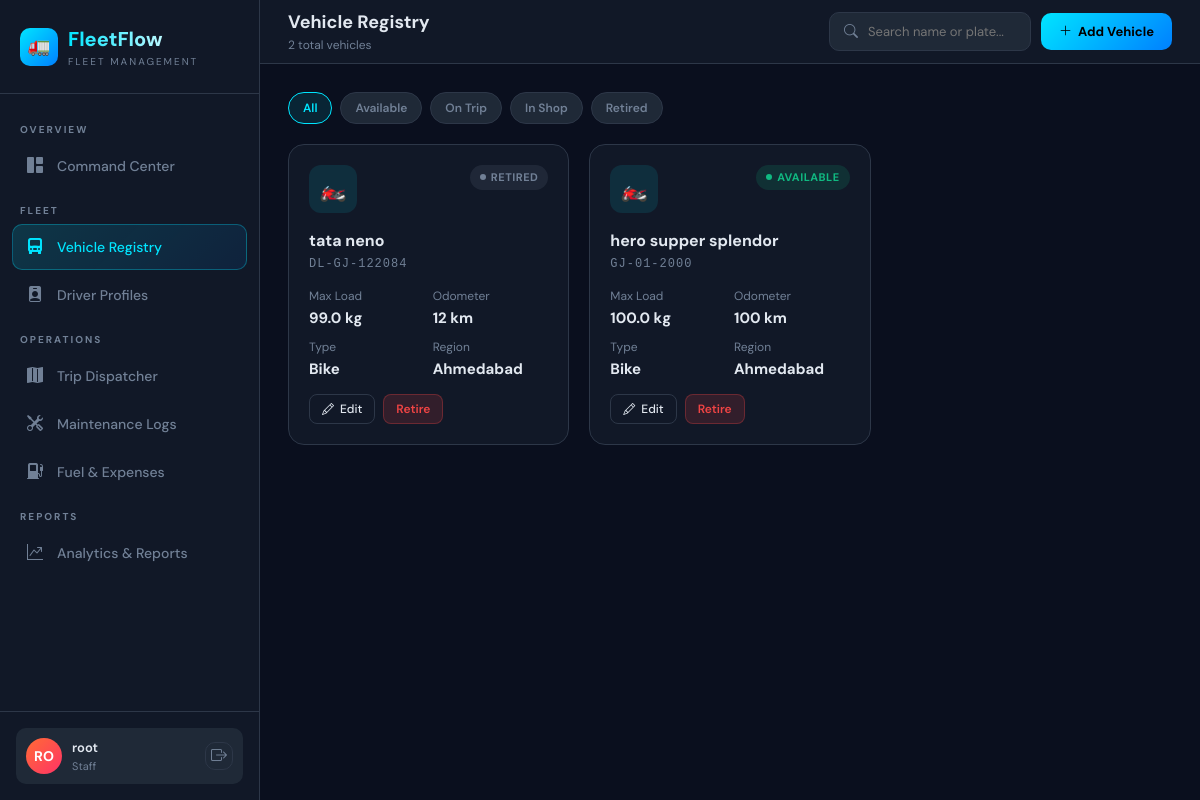
Before: /vehicles/ (signed in) with the older database file.
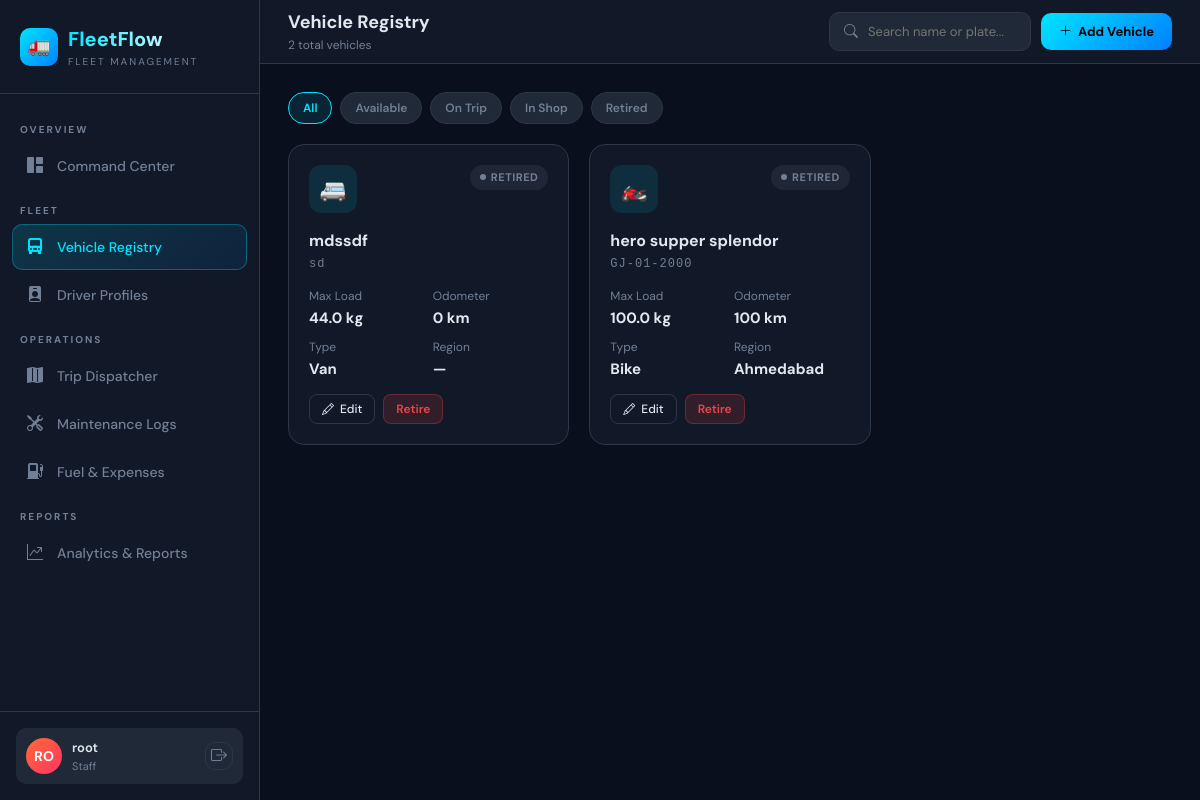
After: the same page with the newer database file.
### vehicles/models.py (models this page shows, shortened)
class Vehicle(models.Model):
    VEHICLE_TYPE = [
        ('truck', 'Truck'),
        ('van', 'Van'),
        ('bike', 'Bike'),
    ]
    STATUS = [
        ('available', 'Available'),
        ('on_trip', 'On Trip'),
        ('in_shop', 'In Shop'),
        ('retired', 'Retired'),
    ]
    name = models.CharField(max_length=100)
    license_plate = models.CharField(max_length=20, unique=True)
    vehicle_type = models.CharField(max_length=10, choices=VEHICLE_TYPE)
    max_capacity_kg = models.FloatField()
    odometer = models.FloatField(default=0)
    status = models.CharField(max_length=20, choices=STATUS, default='available')
    region = models.CharField(max_length=100, blank=True)
    created_at = models.DateTimeField(auto_now_add=True)

### vehicles/views.py (the view)
# urls.py: path('', views.vehicle_list, name='vehicle_list'),
@login_required
def vehicle_list(request):
    group = get_group(request.user)
    if group not in ['Manager', 'Dispatcher']:
        messages.error(request, 'Access Denied!')
        return redirect_user(group)
    vehicles = Vehicle.objects.all()
    status = request.GET.get('status')
    q = request.GET.get('q')
    if status:
        vehicles = vehicles.filter(status=status)
    if q:
        vehicles = vehicles.filter(name__icontains=q) | vehicles.filter(license_plate__icontains=q)
    return render(request, 'vehicles/vehicle_list.html', {'vehicles': vehicles})

### vehicles/views.py (called while the page is built)
def get_group(user):
    if user.is_superuser:
        return 'Manager'
    group = user.groups.first()
    return group.name if group else ''

### templates/vehicles/vehicle_list.html (shortened to what this page needs)
{% extends 'base.html' %}
{% block topbar %}
<div class="topbar">
  <div>
    <div class="page-title">Vehicle Registry</div>
    <div class="page-subtitle">{{ vehicles.count }} total vehicles</div>
  </div>
  <div class="topbar-actions">
    <form method="get" style="display:flex">
      <div class="search-bar">
        <i class="bi bi-search"></i>
        <input name="q" placeholder="Search name or plate..." value="{{ request.GET.q }}">
      </div>
    </form>
    <a href="{% url 'vehicle_add' %}" class="btn-primary-ff">
      <i class="bi bi-plus-lg"></i> Add Vehicle
    </a>
  </div>
</div>
{% endblock %}
{% block content %}
<div class="filter-chips">
  <a href="{% url 'vehicle_list' %}" class="chip {% if not request.GET.status %}active{% endif %}">All</a>
  <a href="?status=available" class="chip {% if request.GET.status == 'available' %}active{% endif %}">Available</a>
  <a href="?status=on_trip" class="chip {% if request.GET.status == 'on_trip' %}active{% endif %}">On Trip</a>
  <a href="?status=in_shop" class="chip {% if request.GET.status == 'in_shop' %}active{% endif %}">In Shop</a>
  <a href="?status=retired" class="chip {% if request.GET.status == 'retired' %}active{% endif %}">Retired</a>
</div>
<div class="grid-3">
  {% for v in vehicles %}
  <div class="vehicle-card fade-up">
    <div class="vehicle-card-top">
      <div class="vehicle-type-icon">
        {% if v.vehicle_type == 'truck' %}🚛{% elif v.vehicle_type == 'van' %}🚐{% else %}🏍️{% endif %}
      </div>
      <span class="pill pill-{% if v.status == 'available' %}success{% elif v.status == 'on_trip' %}primary{% elif v.status == 'in_shop' %}warning{% else %}secondary{% endif %}">
        <span class="pill-dot"></span>{{ v.get_status_display }}
      </span>
    </div>
    <div class="vehicle-name">{{ v.name }}</div>
    <div class="vehicle-plate">{{ v.license_plate }}</div>
    <div class="vehicle-stats">
      <div class="vehicle-stat">Max Load <span>{{ v.max_capacity_kg }} kg</span></div>
      <div class="vehicle-stat">Odometer <span>{{ v.odometer|floatformat:0 }} km</span></div>
      <div class="vehicle-stat">Type <span>{{ v.get_vehicle_type_display }}</span></div>
      <div class="vehicle-stat">Region <span>{{ v.region|default:"—" }}</span></div>
    </div>
    <div style="display:flex;gap:8px;margin-top:14px">
      <a href="{% url 'vehicle_edit' v.pk %}" class="btn-outline-ff btn-sm-ff">
        <i class="bi bi-pencil"></i> Edit
      </a>
      <a href="{% url 'vehicle_delete' v.pk %}" class="btn-danger-ff">Retire</a>
    </div>
  </div>
  {% empty %}
  <div style="grid-column:1/-1;text-align:center;padding:60px;color:var(--text-muted)">
    <i class="bi bi-truck-front" style="font-size:48px;display:block;margin-bottom:12px"></i>
    No vehicles found. <a href="{% url 'vehicle_add' %}" style="color:var(--accent)">Add one!</a>
  </div>
  {% endfor %}
</div>
{% endblock %}

Changed rows visible on the page:
changed Vehicle: name "tata neno" → "mdssdf"; license_plate "DL-GJ-122084" → "sd"; max_capacity_kg "99.0" → "44.0"; odometer "12" → "0"; vehicle_type "Bike" → "Van"; region "Ahmedabad" → "—"; vehicle_type "🏍️" → "🚐"
changed Vehicle "hero supper splendor": status "AVAILABLE" → "RETIRED"
